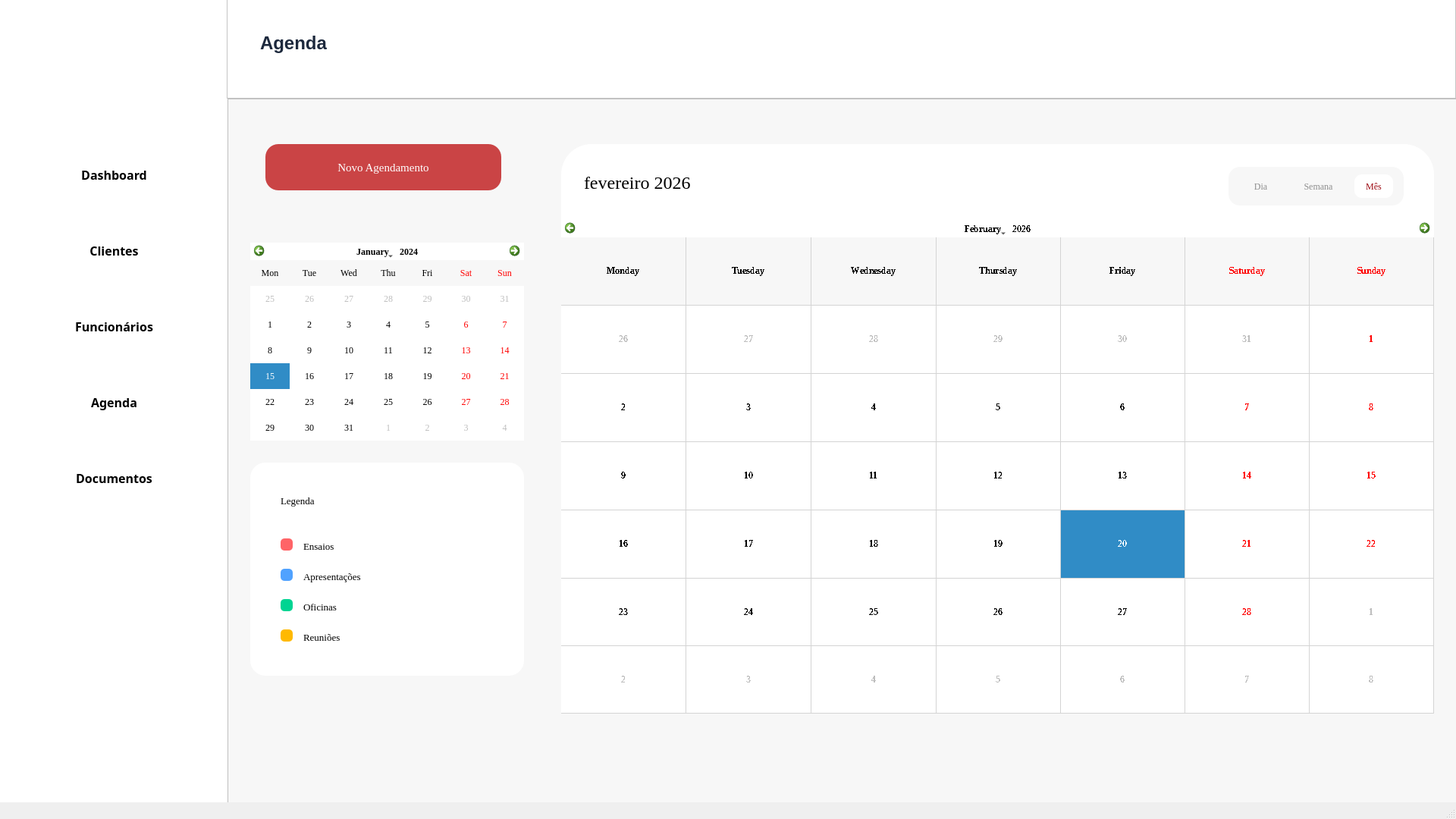
<?xml version="1.0" encoding="UTF-8"?>
<ui version="4.0">
 <class>MainWindow</class>
 <widget class="QMainWindow" name="MainWindow">
  <property name="geometry">
   <rect>
    <x>0</x>
    <y>0</y>
    <width>1920</width>
    <height>1080</height>
   </rect>
  </property>
  <property name="windowTitle">
   <string>MainWindow</string>
  </property>
  <widget class="QWidget" name="centralwidget">
   <widget class="QFrame" name="frame">
    <property name="geometry">
     <rect>
      <x>0</x>
      <y>0</y>
      <width>301</width>
      <height>1061</height>
     </rect>
    </property>
    <property name="styleSheet">
     <string notr="true">background-color: rgb(255,255,255);
border: 1px;
box-shadow: 5px 5px 5px;
border-color:  rgb(149, 149, 149);</string>
    </property>
    <widget class="QPushButton" name="dashboard_button">
     <property name="geometry">
      <rect>
       <x>20</x>
       <y>200</y>
       <width>261</width>
       <height>61</height>
      </rect>
     </property>
     <property name="font">
      <font>
       <family>Segoe UI Semibold</family>
       <pointsize>12</pointsize>
       <weight>75</weight>
       <bold>true</bold>
      </font>
     </property>
     <property name="cursor">
      <cursorShape>PointingHandCursor</cursorShape>
     </property>
     <property name="layoutDirection">
      <enum>Qt::LeftToRight</enum>
     </property>
     <property name="styleSheet">
      <string notr="true">text-align: left;
color: rgb(139, 139, 139);
padding-left: 10px;
border-radius:10px;
hover-color {
	background-color:rgb(254, 242, 242 solid);
	color:rgb(159, 7, 18);
}</string>
     </property>
     <property name="text">
      <string>Dashboard</string>
     </property>
     <property name="icon">
      <iconset>
       <normaloff>../Source/dashboard.png</normaloff>../Source/dashboard.png</iconset>
     </property>
     <property name="iconSize">
      <size>
       <width>50</width>
       <height>50</height>
      </size>
     </property>
    </widget>
    <widget class="QPushButton" name="clientes_button">
     <property name="geometry">
      <rect>
       <x>20</x>
       <y>300</y>
       <width>261</width>
       <height>61</height>
      </rect>
     </property>
     <property name="font">
      <font>
       <family>Segoe UI Semibold</family>
       <pointsize>12</pointsize>
       <weight>75</weight>
       <bold>true</bold>
      </font>
     </property>
     <property name="cursor">
      <cursorShape>PointingHandCursor</cursorShape>
     </property>
     <property name="styleSheet">
      <string notr="true">text-align: left;
color: rgb(139, 139, 139);
padding-left: 10px;
border-radius:10px;
hover-color {
	background-color:rgb(254, 242, 242 solid);
	color:rgb(159, 7, 18);
}</string>
     </property>
     <property name="text">
      <string>Clientes</string>
     </property>
     <property name="icon">
      <iconset>
       <normaloff>../Source/cliente.png</normaloff>../Source/cliente.png</iconset>
     </property>
     <property name="iconSize">
      <size>
       <width>40</width>
       <height>40</height>
      </size>
     </property>
    </widget>
    <widget class="QPushButton" name="funcionarios_button">
     <property name="geometry">
      <rect>
       <x>20</x>
       <y>400</y>
       <width>261</width>
       <height>61</height>
      </rect>
     </property>
     <property name="font">
      <font>
       <family>Segoe UI Semibold</family>
       <pointsize>12</pointsize>
       <weight>75</weight>
       <bold>true</bold>
      </font>
     </property>
     <property name="cursor">
      <cursorShape>PointingHandCursor</cursorShape>
     </property>
     <property name="styleSheet">
      <string notr="true">text-align: left;
color: rgb(139, 139, 139);
padding-left: 10px;
border-radius:10px;
hover-color {
	background-color:rgb(254, 242, 242 solid);
	color:rgb(159, 7, 18);
}</string>
     </property>
     <property name="text">
      <string>Funcionários</string>
     </property>
     <property name="icon">
      <iconset>
       <normaloff>../Source/funcionarios.png</normaloff>../Source/funcionarios.png</iconset>
     </property>
     <property name="iconSize">
      <size>
       <width>40</width>
       <height>40</height>
      </size>
     </property>
    </widget>
    <widget class="QPushButton" name="agenda_button">
     <property name="geometry">
      <rect>
       <x>20</x>
       <y>500</y>
       <width>261</width>
       <height>61</height>
      </rect>
     </property>
     <property name="font">
      <font>
       <family>Segoe UI Semibold</family>
       <pointsize>12</pointsize>
       <weight>75</weight>
       <bold>true</bold>
      </font>
     </property>
     <property name="cursor">
      <cursorShape>PointingHandCursor</cursorShape>
     </property>
     <property name="styleSheet">
      <string notr="true">text-align: left;
color: rgb(139, 139, 139);
padding-left: 10px;
border-radius:10px;
hover-color {
	background-color:rgb(254, 242, 242 solid);
	color:rgb(159, 7, 18);
}</string>
     </property>
     <property name="text">
      <string>Agenda</string>
     </property>
     <property name="icon">
      <iconset>
       <normaloff>../Source/agenda.png</normaloff>../Source/agenda.png</iconset>
     </property>
     <property name="iconSize">
      <size>
       <width>50</width>
       <height>50</height>
      </size>
     </property>
    </widget>
    <widget class="QPushButton" name="relatorios_button">
     <property name="geometry">
      <rect>
       <x>20</x>
       <y>600</y>
       <width>261</width>
       <height>61</height>
      </rect>
     </property>
     <property name="font">
      <font>
       <family>Segoe UI Semibold</family>
       <pointsize>12</pointsize>
       <weight>75</weight>
       <bold>true</bold>
      </font>
     </property>
     <property name="cursor">
      <cursorShape>PointingHandCursor</cursorShape>
     </property>
     <property name="styleSheet">
      <string notr="true">text-align: left;
color: rgb(139, 139, 139);
padding-left: 10px;
border-radius:10px;
hover-color {
	background-color:rgb(254, 242, 242 solid);
	color:rgb(159, 7, 18);
}</string>
     </property>
     <property name="text">
      <string>Documentos</string>
     </property>
     <property name="icon">
      <iconset>
       <normaloff>../Source/relatorios.png</normaloff>../Source/relatorios.png</iconset>
     </property>
     <property name="iconSize">
      <size>
       <width>50</width>
       <height>50</height>
      </size>
     </property>
    </widget>
    <widget class="QLabel" name="label_7">
     <property name="geometry">
      <rect>
       <x>40</x>
       <y>10</y>
       <width>191</width>
       <height>181</height>
      </rect>
     </property>
     <property name="text">
      <string/>
     </property>
     <property name="textFormat">
      <enum>Qt::RichText</enum>
     </property>
     <property name="pixmap">
      <pixmap>../Source/Cenicos.jpg</pixmap>
     </property>
     <property name="scaledContents">
      <bool>true</bool>
     </property>
    </widget>
   </widget>
   <widget class="QFrame" name="frame_2">
    <property name="geometry">
     <rect>
      <x>299</x>
      <y>-1</y>
      <width>1621</width>
      <height>131</height>
     </rect>
    </property>
    <property name="styleSheet">
     <string notr="true">background-color: rgb(255,255,255);</string>
    </property>
    <property name="frameShape">
     <enum>QFrame::StyledPanel</enum>
    </property>
    <property name="frameShadow">
     <enum>QFrame::Raised</enum>
    </property>
    <widget class="QTextBrowser" name="textBrowser_2">
     <property name="geometry">
      <rect>
       <x>40</x>
       <y>40</y>
       <width>256</width>
       <height>51</height>
      </rect>
     </property>
     <property name="autoFillBackground">
      <bool>false</bool>
     </property>
     <property name="styleSheet">
      <string notr="true">border: 0px;
color:rgb(29, 41, 61);</string>
     </property>
     <property name="html">
      <string>&lt;!DOCTYPE HTML PUBLIC &quot;-//W3C//DTD HTML 4.0//EN&quot; &quot;http://www.w3.org/TR/REC-html40/strict.dtd&quot;&gt;
&lt;html&gt;&lt;head&gt;&lt;meta name=&quot;qrichtext&quot; content=&quot;1&quot; /&gt;&lt;style type=&quot;text/css&quot;&gt;
p, li { white-space: pre-wrap; }
&lt;/style&gt;&lt;/head&gt;&lt;body style=&quot; font-family:'MS Shell Dlg 2'; font-size:8.25pt; font-weight:400; font-style:normal;&quot;&gt;
&lt;p style=&quot; margin-top:0px; margin-bottom:0px; margin-left:0px; margin-right:0px; -qt-block-indent:0; text-indent:0px;&quot;&gt;&lt;span style=&quot; font-size:18pt; font-weight:600;&quot;&gt;Agenda&lt;/span&gt;&lt;/p&gt;&lt;/body&gt;&lt;/html&gt;</string>
     </property>
    </widget>
   </widget>
   <widget class="QFrame" name="frame_3">
    <property name="geometry">
     <rect>
      <x>300</x>
      <y>130</y>
      <width>1631</width>
      <height>931</height>
     </rect>
    </property>
    <property name="styleSheet">
     <string notr="true">background-color: rgb(247, 247, 247);</string>
    </property>
    <property name="frameShape">
     <enum>QFrame::StyledPanel</enum>
    </property>
    <property name="frameShadow">
     <enum>QFrame::Raised</enum>
    </property>
    <widget class="QPushButton" name="pushButton">
     <property name="geometry">
      <rect>
       <x>50</x>
       <y>60</y>
       <width>311</width>
       <height>61</height>
      </rect>
     </property>
     <property name="font">
      <font>
       <family>Georgia</family>
       <pointsize>11</pointsize>
       <weight>50</weight>
       <bold>false</bold>
      </font>
     </property>
     <property name="styleSheet">
      <string notr="true">background-color:rgb(202,68,69);
border-radius:17px;
color: white;
text-align:center;
</string>
     </property>
     <property name="text">
      <string>Novo Agendamento</string>
     </property>
     <property name="icon">
      <iconset>
       <normaloff>mais_icon.png.png</normaloff>mais_icon.png.png</iconset>
     </property>
     <property name="iconSize">
      <size>
       <width>40</width>
       <height>40</height>
      </size>
     </property>
    </widget>
    <widget class="QCalendarWidget" name="calendarWidget_2">
     <property name="geometry">
      <rect>
       <x>440</x>
       <y>160</y>
       <width>1151</width>
       <height>651</height>
      </rect>
     </property>
     <property name="font">
      <font>
       <family>Georgia</family>
       <weight>75</weight>
       <italic>false</italic>
       <bold>true</bold>
       <strikeout>false</strikeout>
       <stylestrategy>NoAntialias</stylestrategy>
      </font>
     </property>
     <property name="toolTip">
      <string/>
     </property>
     <property name="styleSheet">
      <string notr="true">QCalendarWidget QAbstractItemView{background-color: white;
}
QCalendarWidget QToolButton{background-color: transparent; color: rgb(0, 0, 0); hight: 10px;
}
QCalendarWidget QAbstractItemView:item:selected{background-color:rgb(156, 10, 18); border-radius: 5px; color: white;
}
QCalendarWidget QWidget{ background-color: white;
}
</string>
     </property>
     <property name="selectedDate">
      <date>
       <year>2026</year>
       <month>2</month>
       <day>20</day>
      </date>
     </property>
     <property name="gridVisible">
      <bool>true</bool>
     </property>
     <property name="selectionMode">
      <enum>QCalendarWidget::SingleSelection</enum>
     </property>
     <property name="horizontalHeaderFormat">
      <enum>QCalendarWidget::LongDayNames</enum>
     </property>
     <property name="verticalHeaderFormat">
      <enum>QCalendarWidget::NoVerticalHeader</enum>
     </property>
     <property name="navigationBarVisible">
      <bool>true</bool>
     </property>
     <property name="dateEditEnabled">
      <bool>true</bool>
     </property>
    </widget>
    <widget class="QCalendarWidget" name="calendarWidget">
     <property name="geometry">
      <rect>
       <x>30</x>
       <y>190</y>
       <width>361</width>
       <height>261</height>
      </rect>
     </property>
     <property name="font">
      <font>
       <family>Georgia</family>
      </font>
     </property>
     <property name="styleSheet">
      <string notr="true">QCalendarWidget QAbstractItemView{background-color: white;
}
QCalendarWidget QToolButton{background-color: transparent; color: rgb(0, 0, 0); ;
}
QCalendarWidget QAbstractItemView:item:selected{background-color:rgb(156, 10, 18); border-radius: 5px; color: white;
}
QCalendarWidget QWidget{ background-color: white;
}</string>
     </property>
     <property name="gridVisible">
      <bool>false</bool>
     </property>
     <property name="verticalHeaderFormat">
      <enum>QCalendarWidget::NoVerticalHeader</enum>
     </property>
     <property name="navigationBarVisible">
      <bool>true</bool>
     </property>
     <property name="dateEditEnabled">
      <bool>true</bool>
     </property>
    </widget>
    <widget class="QFrame" name="frame_4">
     <property name="geometry">
      <rect>
       <x>30</x>
       <y>480</y>
       <width>361</width>
       <height>281</height>
      </rect>
     </property>
     <property name="styleSheet">
      <string notr="true">background-color: white;
border-radius: 20px;</string>
     </property>
     <property name="frameShape">
      <enum>QFrame::StyledPanel</enum>
     </property>
     <property name="frameShadow">
      <enum>QFrame::Raised</enum>
     </property>
     <widget class="QLabel" name="label">
      <property name="geometry">
       <rect>
        <x>40</x>
        <y>40</y>
        <width>81</width>
        <height>21</height>
       </rect>
      </property>
      <property name="font">
       <font>
        <family>Georgia</family>
        <pointsize>10</pointsize>
        <weight>50</weight>
        <bold>false</bold>
       </font>
      </property>
      <property name="text">
       <string>Legenda</string>
      </property>
     </widget>
     <widget class="QLabel" name="label_3">
      <property name="geometry">
       <rect>
        <x>70</x>
        <y>100</y>
        <width>71</width>
        <height>21</height>
       </rect>
      </property>
      <property name="font">
       <font>
        <family>Georgia</family>
        <pointsize>10</pointsize>
        <weight>50</weight>
        <bold>false</bold>
       </font>
      </property>
      <property name="text">
       <string>Ensaios</string>
      </property>
     </widget>
     <widget class="QLabel" name="label_4">
      <property name="geometry">
       <rect>
        <x>70</x>
        <y>140</y>
        <width>111</width>
        <height>21</height>
       </rect>
      </property>
      <property name="font">
       <font>
        <family>Georgia</family>
        <pointsize>10</pointsize>
        <weight>50</weight>
        <bold>false</bold>
       </font>
      </property>
      <property name="text">
       <string>Apresentações</string>
      </property>
     </widget>
     <widget class="QLabel" name="label_5">
      <property name="geometry">
       <rect>
        <x>70</x>
        <y>180</y>
        <width>71</width>
        <height>21</height>
       </rect>
      </property>
      <property name="font">
       <font>
        <family>Georgia</family>
        <pointsize>10</pointsize>
        <weight>50</weight>
        <bold>false</bold>
       </font>
      </property>
      <property name="text">
       <string>Oficinas</string>
      </property>
     </widget>
     <widget class="QLabel" name="label_6">
      <property name="geometry">
       <rect>
        <x>70</x>
        <y>220</y>
        <width>71</width>
        <height>21</height>
       </rect>
      </property>
      <property name="font">
       <font>
        <family>Georgia</family>
        <pointsize>10</pointsize>
        <weight>50</weight>
        <bold>false</bold>
       </font>
      </property>
      <property name="text">
       <string>Reuniões</string>
      </property>
     </widget>
     <widget class="QWidget" name="widget_2" native="true">
      <property name="geometry">
       <rect>
        <x>40</x>
        <y>100</y>
        <width>16</width>
        <height>16</height>
       </rect>
      </property>
      <property name="styleSheet">
       <string notr="true">background-color: rgb(255, 100, 103); border-radius:5px;</string>
      </property>
     </widget>
     <widget class="QWidget" name="widget_3" native="true">
      <property name="geometry">
       <rect>
        <x>40</x>
        <y>140</y>
        <width>16</width>
        <height>16</height>
       </rect>
      </property>
      <property name="styleSheet">
       <string notr="true">background-color: rgb(80, 162, 255); border-radius:5px;</string>
      </property>
     </widget>
     <widget class="QWidget" name="widget_4" native="true">
      <property name="geometry">
       <rect>
        <x>40</x>
        <y>180</y>
        <width>16</width>
        <height>16</height>
       </rect>
      </property>
      <property name="styleSheet">
       <string notr="true">background-color: rgb(0, 212, 146); border-radius:5px;</string>
      </property>
     </widget>
     <widget class="QWidget" name="widget_5" native="true">
      <property name="geometry">
       <rect>
        <x>40</x>
        <y>220</y>
        <width>16</width>
        <height>16</height>
       </rect>
      </property>
      <property name="styleSheet">
       <string notr="true">background-color: rgb(255, 185, 0); border-radius:5px;</string>
      </property>
     </widget>
    </widget>
    <widget class="QFrame" name="frame_5">
     <property name="geometry">
      <rect>
       <x>440</x>
       <y>60</y>
       <width>1151</width>
       <height>151</height>
      </rect>
     </property>
     <property name="styleSheet">
      <string notr="true">background-color: white;
border-radius: 40px;</string>
     </property>
     <property name="frameShape">
      <enum>QFrame::StyledPanel</enum>
     </property>
     <property name="frameShadow">
      <enum>QFrame::Raised</enum>
     </property>
     <widget class="QLabel" name="label_2">
      <property name="geometry">
       <rect>
        <x>30</x>
        <y>30</y>
        <width>241</width>
        <height>41</height>
       </rect>
      </property>
      <property name="font">
       <font>
        <family>Georgia</family>
        <pointsize>18</pointsize>
        <weight>50</weight>
        <bold>false</bold>
       </font>
      </property>
      <property name="text">
       <string>fevereiro 2026</string>
      </property>
     </widget>
     <widget class="QFrame" name="frame_6">
      <property name="geometry">
       <rect>
        <x>880</x>
        <y>30</y>
        <width>231</width>
        <height>51</height>
       </rect>
      </property>
      <property name="styleSheet">
       <string notr="true">background-color:rgb(247, 247, 247);
border-radius:15px;</string>
      </property>
      <property name="frameShape">
       <enum>QFrame::StyledPanel</enum>
      </property>
      <property name="frameShadow">
       <enum>QFrame::Raised</enum>
      </property>
      <widget class="QToolButton" name="toolButton_5">
       <property name="geometry">
        <rect>
         <x>166</x>
         <y>10</y>
         <width>51</width>
         <height>31</height>
        </rect>
       </property>
       <property name="font">
        <font>
         <family>Georgia</family>
         <weight>50</weight>
         <bold>false</bold>
        </font>
       </property>
       <property name="styleSheet">
        <string notr="true">color:rgb(156, 10, 18);
background-color: white;
border-radius: 10px;</string>
       </property>
       <property name="text">
        <string>Mês</string>
       </property>
      </widget>
      <widget class="QToolButton" name="toolButton_2">
       <property name="geometry">
        <rect>
         <x>88</x>
         <y>10</y>
         <width>61</width>
         <height>31</height>
        </rect>
       </property>
       <property name="font">
        <font>
         <family>Georgia</family>
         <weight>50</weight>
         <bold>false</bold>
        </font>
       </property>
       <property name="styleSheet">
        <string notr="true">color: rgb(141, 141, 141); border-radius: 10px;</string>
       </property>
       <property name="text">
        <string>Semana</string>
       </property>
      </widget>
      <widget class="QToolButton" name="toolButton">
       <property name="geometry">
        <rect>
         <x>17</x>
         <y>10</y>
         <width>51</width>
         <height>31</height>
        </rect>
       </property>
       <property name="font">
        <font>
         <family>Georgia</family>
         <weight>50</weight>
         <bold>false</bold>
        </font>
       </property>
       <property name="styleSheet">
        <string notr="true">color: rgb(141, 141, 141); border-radius: 10px;</string>
       </property>
       <property name="text">
        <string>Dia</string>
       </property>
      </widget>
     </widget>
    </widget>
    <zorder>frame_5</zorder>
    <zorder>pushButton</zorder>
    <zorder>calendarWidget_2</zorder>
    <zorder>calendarWidget</zorder>
    <zorder>frame_4</zorder>
   </widget>
  </widget>
  <widget class="QStatusBar" name="statusbar"/>
 </widget>
 <resources/>
 <connections/>
</ui>
